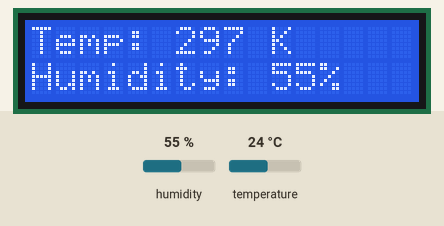
The sketch below on a simulated Arduino Uno, built with avr-gcc and run on an emulated ATmega328P. Shown: 16×2 character LCD. Wiring (inferred from the names in the program): DHT11 sensor: data pin 7. Inputs (shaded band) come from the test bench; at power-on: humidity 55 %, temperature 24 °C.

Above: at 1.2 s.
1.3 s: humidity set to 22 %
At 2.4 s:
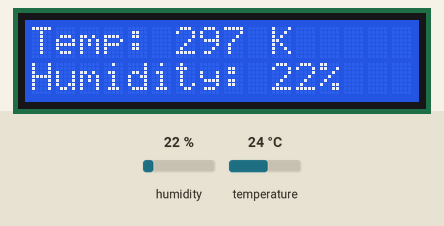
4.0 s: temperature set to 12 °C
At 5.0 s:
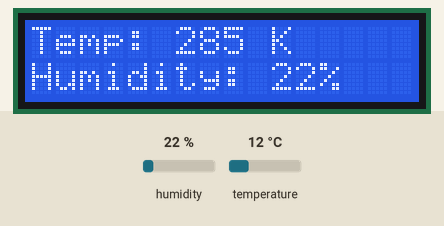
6.7 s: humidity set to 40 %
At 8.8 s:
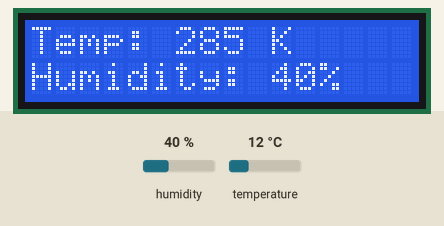
9.7 s: temperature set to 19 °C
At 11.4 s:
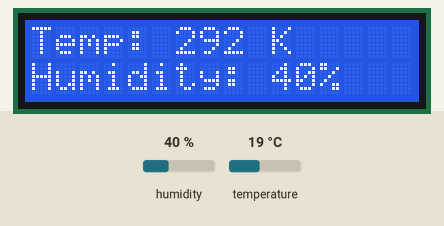
Timing chart, 0 to 12.9 s (numbered marks = the images above; inputs shaded):
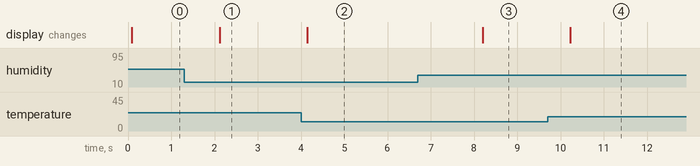

Measured:
- after the input at 1.3 s, the display: changes after 0.82 s (image 1)
- after the input at 4.0 s, the display: changes after 0.15 s (image 2)
- after the input at 6.7 s, the display: changes after 1.5 s (image 3)
- after the input at 9.7 s, the display: changes after 0.53 s (image 4)

The sketch:

DHT11_LCD.ino
```cpp
#include <dht.h>
#include <LiquidCrystal.h>

LiquidCrystal lcd(12, 11, 2, 3, 4, 5);

dht DHT;

#define DHT11_PIN 7

void setup(){
  //Serial.begin(9600);
  lcd.begin(16, 2);
}

void loop()
{
  DHT.read11(DHT11_PIN);
  float t = DHT.temperature;
  float h = DHT.humidity;
  lcd.clear();
  lcd.setCursor(0,0);
  lcd.print("Temp: ");
  //Serial.print("Temp: ");
  lcd.print(t+273, 0);
  //Serial.print(t);
  //lcd.print((char)223);
  lcd.print(" K");
  //Serial.println(" K");
  lcd.setCursor(0,1);
  lcd.print("Humidity: ");
  //Serial.print("Humidity: ");
  lcd.print(h, 0);
  //Serial.print(h);
  lcd.print("%");
  //Serial.println("%");
  delay(2000);
}
```
